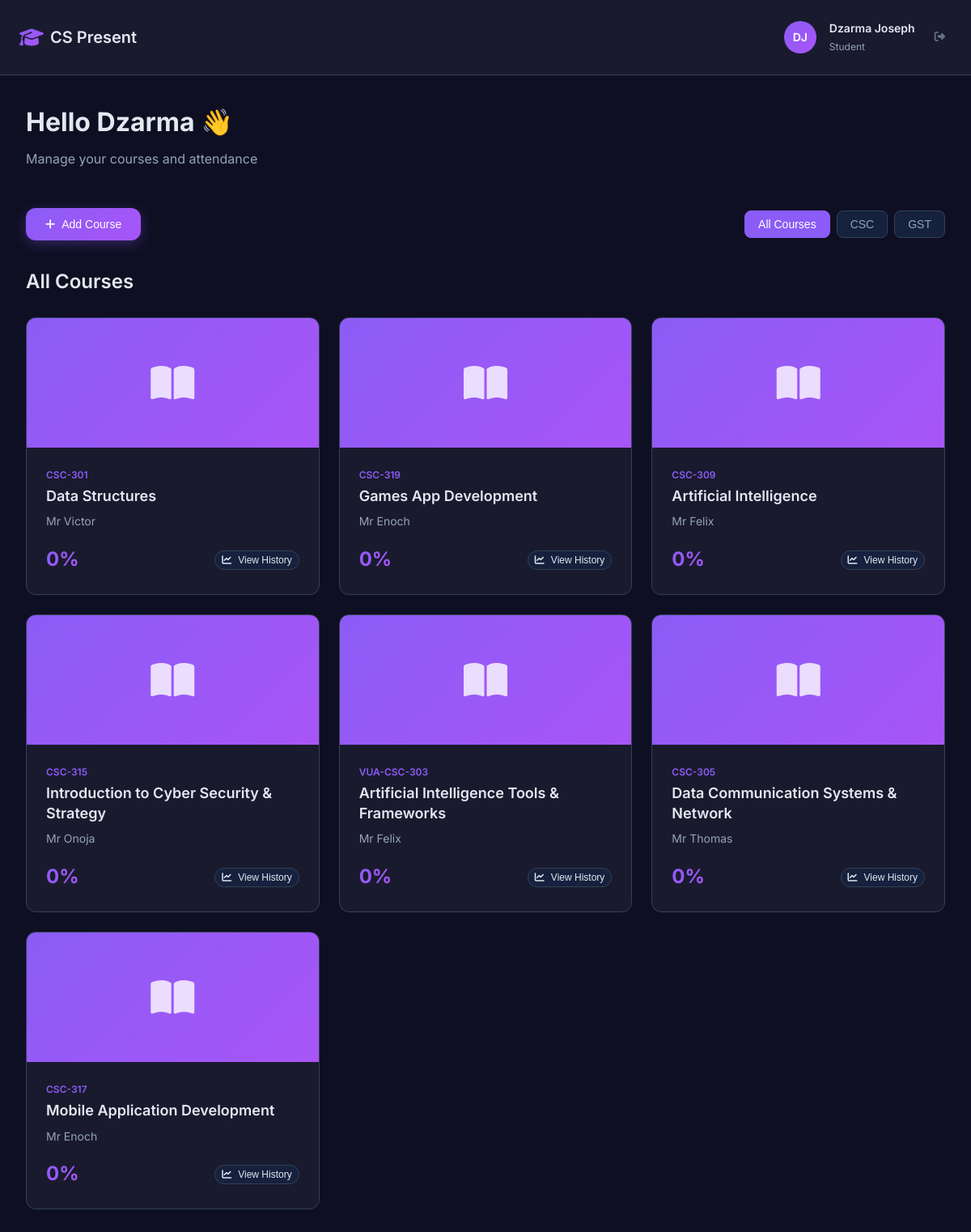
The app's page /courses (signed in) with its own data.
### models.py (models this page shows, shortened)
class User(db.Model):
    id = db.Column(db.Integer, primary_key=True)
    full_name = db.Column(db.String(100), nullable=False)
    matric_number = db.Column(db.String(20), unique=True, nullable=False)
    password = db.Column(db.String(255), nullable=False)
    role = db.Column(db.String(20), nullable=False, default='student')  # 'student' or 'admin'
    profile_picture = db.Column(db.String(255), default='default-avatar.png')
    created_at = db.Column(db.DateTime, default=datetime.utcnow)
    enrollments = db.relationship('Enrollment', backref='user', lazy=True, cascade='all, delete-orphan')
    attendance_records = db.relationship('AttendanceRecord', backref='user', lazy=True, cascade='all, delete-orphan')
    announcements = db.relationship('Announcement', backref='author', lazy=True)
    notification_reads = db.relationship('AnnouncementRead', backref='user', lazy=True, cascade='all, delete-orphan')

class Course(db.Model):
    id = db.Column(db.Integer, primary_key=True)
    course_code = db.Column(db.String(10), unique=True, nullable=False)
    course_title = db.Column(db.String(200), nullable=False)
    lecturer_name = db.Column(db.String(100), nullable=False)
    description = db.Column(db.Text)
    join_code = db.Column(db.String(10), unique=True, nullable=False)
    cover_image = db.Column(db.String(255), default='default-course.jpg')
    created_at = db.Column(db.DateTime, default=datetime.utcnow)
    enrollments = db.relationship('Enrollment', backref='course', lazy=True, cascade='all, delete-orphan')
    class_sessions = db.relationship('ClassSession', backref='course', lazy=True, cascade='all, delete-orphan')
    attendance_records = db.relationship('AttendanceRecord', backref='course', lazy=True, cascade='all, delete-orphan')
    def get_attendance_percentage(self, user_id):
        user_records = AttendanceRecord.query.filter_by(
            user_id=user_id,
            course_id=self.id
        ).all()
        if not user_records:
            return 0
        present_count = len([r for r in user_records if r.status == 'present'])
        return round((present_count / len(user_records)) * 100, 1)

### app.py (the view)
@app.route("/courses")
@login_required
def courses():
    user = User.query.get(session["user_id"])
    if user.role == "admin":
        courses = Course.query.all()
        return render_template("admin/courses.html", courses=courses, user=user)
    enrollments = Enrollment.query.filter_by(user_id=user.id).all()
    enrolled_courses = [Course.query.get(e.course_id) for e in enrollments]
    today = datetime.now().date()
    today_sessions = ClassSession.query.filter(
        ClassSession.date == today,
        ClassSession.course_id.in_([c.id for c in enrolled_courses]),
    ).all()
    return render_template(
        "student/courses.html",
        user=user,
        enrolled_courses=enrolled_courses,
        today_sessions=today_sessions,
    )

### app.py (called while the page is built)
def login_required(f):
    @wraps(f)
    def decorated_function(*args, **kwargs):
        if "user_id" not in session:
            return redirect(url_for("login"))
        return f(*args, **kwargs)
    return decorated_function

### templates/student/courses.html (shortened to what this page needs)
{% extends "base.html" %}
{% block content %}
<div class="app-layout">
    <div class="app-header">
        <div class="header-content">
            <div class="header-left">
                <a href="{{ url_for('dashboard') }}" class="header-logo">
                    <i class="fas fa-graduation-cap"></i>
                    <span>CS Present</span>
                </a>
            </div>
            <div class="header-user">
                <div class="user-avatar">
                    {{ user.full_name.split()[0][0] }}{{ user.full_name.split()[1][0] if user.full_name.split()|length > 1 else '' }}
                </div>
                <div class="user-info">
                    <h3>{{ user.full_name }}</h3>
                    <p>Student</p>
                </div>
                <button class="logout-btn" onclick="window.location.href='{{ url_for('logout') }}'">
                    <i class="fas fa-sign-out-alt"></i>
                </button>
            </div>
        </div>
    </div>
    <div class="main-content">
        <div class="page-header">
            <h1 class="page-title">Hello {{ user.full_name.split()[0] }} 👋</h1>
            <p class="page-subtitle">Manage your courses and attendance</p>
        </div>
        <div class="action-section">
            <button class="btn btn-primary" onclick="openModal('add-course-modal')">
                <i class="fas fa-plus"></i>
                Add Course
            </button>
            <div class="course-filters">
                <button class="filter-btn active" onclick="filterCourses('all')" data-filter="all">
                    All Courses
                </button>
                <button class="filter-btn" onclick="filterCourses('csc')" data-filter="csc">
                    CSC
                </button>
                <button class="filter-btn" onclick="filterCourses('gst')" data-filter="gst">
                    GST
                </button>
            </div>
        </div>
        <div class="section">
            <h2 class="section-title">All Courses</h2>
            {% if enrolled_courses %}
            <div class="course-grid">
                {% for course in enrolled_courses %}
                <div class="course-card" data-course-code="{{ course.course_code.lower() }}">
                    <div class="course-cover">
                        <i class="fas fa-book-open"></i>
                    </div>
                    <div class="course-info">
                        <div class="course-code">{{ course.course_code }}</div>
                        <h3 class="course-title">{{ course.course_title }}</h3>
                        <p class="course-lecturer">{{ course.lecturer_name }}</p>
                        <div class="course-stats">
                            <div class="attendance-percentage">
                                {{ course.get_attendance_percentage(user.id) }}%
                            </div>
                            <div class="course-actions">
                                <button class="btn btn-secondary btn-sm"
                                        onclick="window.location.href='/course/{{ course.id }}'">
                                    <i class="fas fa-chart-line"></i>
                                    View History
                                </button>
                            </div>
                        </div>
                    </div>
                </div>
                {% endfor %}
            </div>
            {% endif %}
        </div>
    </div>
</div>
{% endblock %}

### templates/base.html (shortened to what this page needs)
<!DOCTYPE html>
<html lang="en" data-theme="dark">
<head>
    <link rel="stylesheet" href="{{ url_for('static', filename='css/style.css') }}">
    <link href="https://cdnjs.cloudflare.com/ajax/libs/font-awesome/6.4.0/css/all.min.css" rel="stylesheet">
</head>
<body>
    {% block content %}{% endblock %}
</body>
</html>

### templates/student/courses.html (style rules this page uses)
.action-section { display: flex; justify-content: space-between; align-items: center; margin-bottom: var(--spacing-xl); flex-wrap: wrap; gap: var(--spacing-md); }
.course-filters { display: flex; gap: var(--spacing-sm); }
.filter-btn { padding: var(--spacing-sm) var(--spacing-md); background: var(--bg-tertiary); border: 1px solid var(--border-color); border-radius: var(--radius-md); color: var(--text-secondary); cursor: pointer; transition: all 0.2s ease; font-size: 0.875rem; font-weight: 500; }
.filter-btn.active { background: var(--accent-primary); color: white; border-color: var(--accent-primary); }
.section { margin-bottom: var(--spacing-2xl); }
.section-title { font-size: 1.5rem; font-weight: 600; color: var(--text-primary); margin-bottom: var(--spacing-lg); }
.btn-sm { padding: var(--spacing-xs) var(--spacing-sm); font-size: 0.75rem; }

### records on screen
User: full_name "D", full_name.split|length "J", full_name "Dzarma Joseph", full_name "Dzarma"
Course: course_code "CSC-301", course_title "Data Structures", lecturer_name "Mr Victor", get_attendance_percentage "0"
Course: course_code "CSC-319", course_title "Games App Development", lecturer_name "Mr Enoch", get_attendance_percentage "0"
Course: course_code "CSC-309", course_title "Artificial Intelligence", lecturer_name "Mr Felix", get_attendance_percentage "0"
Course: course_code "CSC-315", course_title "Introduction to Cyber Security & Strategy", lecturer_name "Mr Onoja", get_attendance_percentage "0"
Course: course_code "VUA-CSC-303", course_title "Artificial Intelligence Tools & Frameworks", lecturer_name "Mr Felix", get_attendance_percentage "0"
Course: course_code "CSC-305", course_title "Data Communication Systems & Network", lecturer_name "Mr Thomas", get_attendance_percentage "0"
Course: course_code "CSC-317", course_title "Mobile Application Development", lecturer_name "Mr Enoch", get_attendance_percentage "0"
